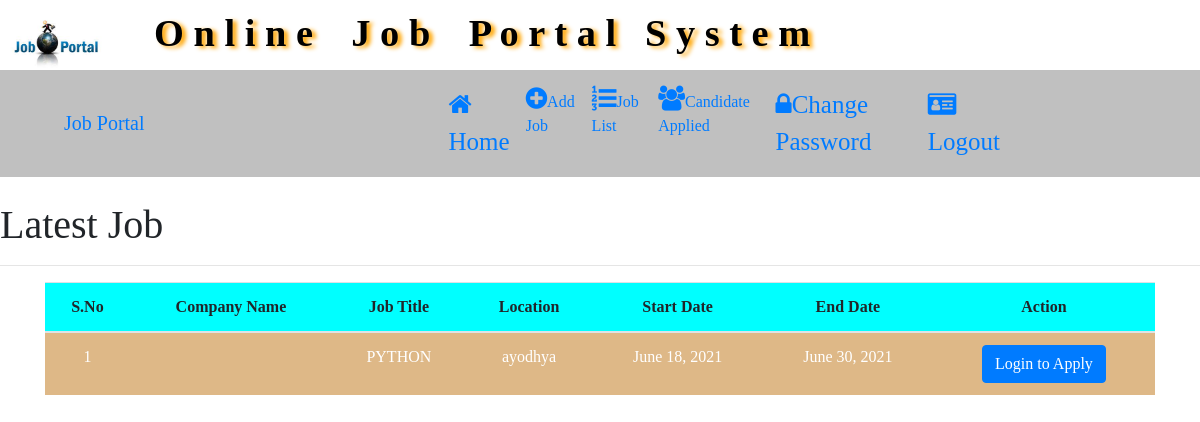
The page /latestjob_list on the database its author committed.
### job1/models.py (models this page shows, shortened)
class Job(models.Model):
    start_date=models.DateField()
    end_date = models.DateField()
    title=models.CharField(max_length=100)
    salary= models.CharField(max_length=100)
    image=models.FileField(null=True)
    description= models.CharField(max_length=100)
    experience = models.CharField(max_length=100)
    location = models.CharField(max_length=100)
    skills = models.CharField(max_length=100)
    creationdate = models.DateField()

### job1/views.py (the view)
# urls.py: path('latestjob_list', views.latestjob_list, name="latestjob_list"),
def latestjob_list(request):
    job= Job.objects.all().order_by('-start_date')
    d = {'job': job}
    return render(request, 'latestjob_list.html', d)

### job1/templates/latestjob_list.html (shortened to what this page needs)
{% load static %}
{% block body %}
{% include 'recruiter_navigation.html' %}
<link rel="stylesheet" href="https://cdnjs.cloudflare.com/ajax/libs/font-awesome/4.7.0/css/font-awesome.min.css">
<h1><marquee>Latest Job </marquee></h1><hr>
<div class="container">
<table class="table table-hover container" id="example" class="display">
    <thead>
    <tr style="background-color:cyan">
        <th>S.No</th>
        <th>Company Name</th>
        <th> Job Title</th>
        <th>Location</th>
        <th>Start Date</th>
        <th>End Date</th>
        <th>Action</th>
    </tr>
    </thead>
<tbody>
{% for c in job %}
  <tr style="background-color:#DEB887;color:white;">
            <td>{{forloop.counter}}</td>
            <td>{{c.company}}</td>
            <td>{{c.title}}</td>
            <td>{{c.location}}</td>
            <td>{{c.start_date}}</td>
      <td>{{c.end_date}}</td>
      <td><a href="{% url 'user_login' %}" class="btn btn-primary" >Login to Apply</a>
        </tr>
{% endfor %}
</tbody>
</table>
</div>
{% endblock body %}

### job1/templates/recruiter_navigation.html (style rules this page uses)
body { background-color:white; font-family: 'Lobster', cursive!important; }
* { font-family: 'Monotype Corsiva'; }
a { padding-left:20px; }

### job1/templates/latestjob_list.html (style rules this page uses)
tr { text-align:center; }

### rows shown on the page
Job: title "PYTHON", location "ayodhya", start_date "June 18, 2021", end_date "June 30, 2021"
